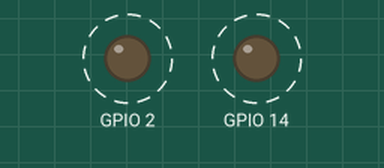
Simulated run of this sketch. Board: ESP32. On the bench: output pins drawn as LEDs (lit = HIGH). Dashed ring = blinking.

Above: at 0.6 s.
Timing chart, 0 to 3.0 s (numbered marks = the images above):
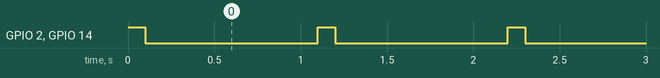

The sketch:

multitaskLED.ino
```cpp
// macro for selecting the core of stensaw processor of esp32  which is two core processors
#if CONFIG_FREERTOS_UNICORE
// The number one core processor
#define ARDUINO_RUNNING_CORE 0
#else
// The number two core processor
#define ARDUINO_RINNING_CORE 1
#endif

// Create task functions

void taskFunction1(void * pvParameters){

  (void) pvParameters;

  for(;;){
    //code excuited by the task
    //This could be reading a sensor, controlling an output, ..etc
    digitalWrite(2, HIGH);
    delay(100);
    digitalWrite(2, LOW);
    vTaskDelay(1000/ portTICK_PERIOD_MS);  // delay for 1 second

  // the time is calculated in terms of ticks per milliseconds

  }
}

void taskFunction2(void * pvParameters){

  (void) pvParameters;

  for(;;){
    //code excuited by the task
    //This could be reading a sensor, controlling an output, ..etc
    digitalWrite(14, HIGH);
    delay(100);
    digitalWrite(14, LOW);
    vTaskDelay(1000/ portTICK_PERIOD_MS); // delay for 1 second

  // the time is calculated in terms of ticks per milliseconds

  }
}


void setup(){
  Serial.begin(115200);
  pinMode(2, OUTPUT);
  pinMode(14, OUTPUT);

  // create the task
  // taskName, descriptive name, stack depth, Pv parameter, priority(low number indicates low priority ), pointer to a task_T(interacting tasks from other tasks), arduino_running_core

  xTaskCreatePinnedToCore(taskFunction1, "Task1", 1024, NULL, 1, NULL,ARDUINO_RUNNING_CORE);
  xTaskCreatePinnedToCore(taskFunction2, "Task2", 1024, NULL, 2, NULL,ARDUINO_RUNNING_CORE);


  // Now the task scheduler, which takes over control of scheduling individual tasks, is automatically started.

}

void loop(){
// Nothing goes here, all the work is done in the tasks
}
```

Measured:
- by itself, GPIO 2, GPIO 14: alternates HIGH for 0.10 s and LOW for 1.0 s
